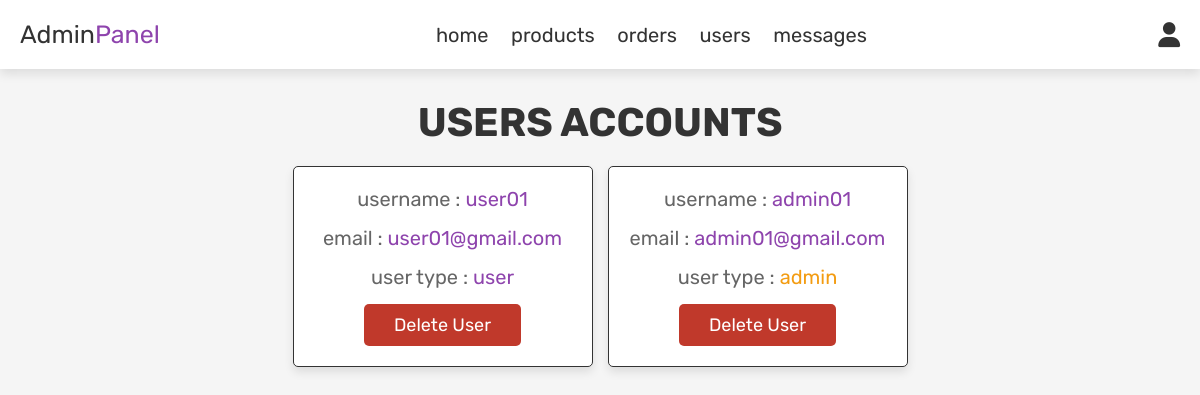
Screenshot of /admin_users.php (signed in) with the database file from the repository.
### tables this page shows
CREATE TABLE `users` (
  `id` int(100) NOT NULL,
  `name` varchar(100) NOT NULL,
  `email` varchar(100) NOT NULL,
  `password` varchar(100) NOT NULL,
  `user_type` varchar(20) NOT NULL DEFAULT 'user'
);

### admin_users.php (the view, shortened to what this page needs)
<?php
    require 'config.php';
?>
<!DOCTYPE html>
<html lang="en">
<head>
   <link rel="stylesheet" href="https://cdnjs.cloudflare.com/ajax/libs/font-awesome/6.0.0/css/all.min.css">
   <link rel="stylesheet" href="css/admin_style.css">
</head>
<body>
    <?php require 'admin_header.php'; ?>
    <section class="users">
        <h1 class="title">users accounts</h1>
        <div class="box-container">
            <?php
                $select_users = mysqli_query($conn, "SELECT * FROM `users`") or die("Query Failed");
                if(mysqli_num_rows($select_users) > 0) {
                    while($fetch_users = mysqli_fetch_assoc($select_users)) {
            ?>
            <div class="box">
                <p>username : <span><?php echo $fetch_users['name']; ?></span></p>
                <p>email : <span><?php echo $fetch_users['email']; ?></span></p>
                <p>user type : <span style="color:<?php if($fetch_users['user_type'] ==
                'admin') {echo 'var(--orange)';} ?>"><?php echo $fetch_users['user_type']; ?></span></p>
                <a href="admin_users.php?delete=<?php echo $fetch_users['id']; ?>" onclick="return
                    confirm('are you sure to delete this user?')" class="delete-btn">delete user</a>
            </div>
            <?php
                    }
                } else {
                    echo '<p class="empty">no user added</p>';
                }
            ?>
        </div>
    </section>
</body>
</html>

### css/admin_style.css (style rules this page uses)
:root { --purple:#8e44ad; --red:#c0392b; --orange:#f39c12; --black:#333; --white:#fff; --light-color:#666; --light-white:#ccc; --light-bg:#f5f5f5; --border:.1rem solid var(--black); --box-shadow:0 .5rem 1rem rgba(0,0,0,.1); }
* { font-family: 'Rubik', sans-serif; margin:0; padding:0; box-sizing: border-box; outline: none; border:none; text-decoration: none; transition:all .2s linear; }
html { font-size: 62.5%; overflow-x: hidden; }
body { background-color: var(--light-bg); }
section { padding:3rem 2rem; }
.title { text-align: center; margin-bottom: 2rem; text-transform: uppercase; color:var(--black); font-size: 4rem; }
.btn, .option-btn, .delete-btn, .white-btn { display: inline-block; margin-top: 1rem; padding:1rem 3rem; cursor: pointer; color:var(--white); font-size: 1.8rem; border-radius: .5rem; text-transform: capitalize; }
.delete-btn { background-color: var(--red); }
.users .box-container { display: grid; grid-template-columns: repeat(auto-fit, 30rem); justify-content: center; gap:1.5rem; max-width: 1200px; margin:0 auto; align-items: flex-start; }
.users .box-container .box { background-color: var(--white); padding: 2rem; border: var(--border); box-shadow: var(--box-shadow); border-radius: 0.5rem; text-align: center; }
.users .box-container .box p { padding-bottom: 1.5rem; font-size: 2rem; color: var(--light-color); }
.users .box-container .box p span { color: var(--purple); }
.users .box-container .box .delete-btn { margin-top: 0; }

### rows the page displays
users: name "user01", email "user01@gmail.com", user_type "user"
users: name "admin01", email "admin01@gmail.com", user_type "admin"
